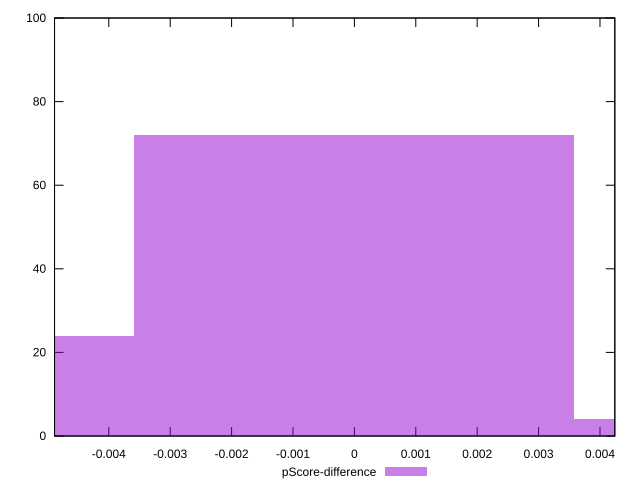

gnuplot code for this plot:
reset

$pScoreDifference <<EOF
0 72
-0.007164212855959854 24
0.007164212855959854 4
EOF

set key outside below
set boxwidth 0.007164212855959854
set xrange [-0.004883752116671913:0.0042416864971815404]
set yrange [0:100]
set trange [0:100]
set style fill transparent solid 0.5 noborder
set terminal svg size 640, 490 enhanced background rgb 'white'
set output "reports/report_00032_2021-02-25T10-28-15.087Z/max-potential-fid/samples/astro/pScore-difference/histogram.svg"

plot $pScoreDifference title "pScore-difference" with boxes

reset
